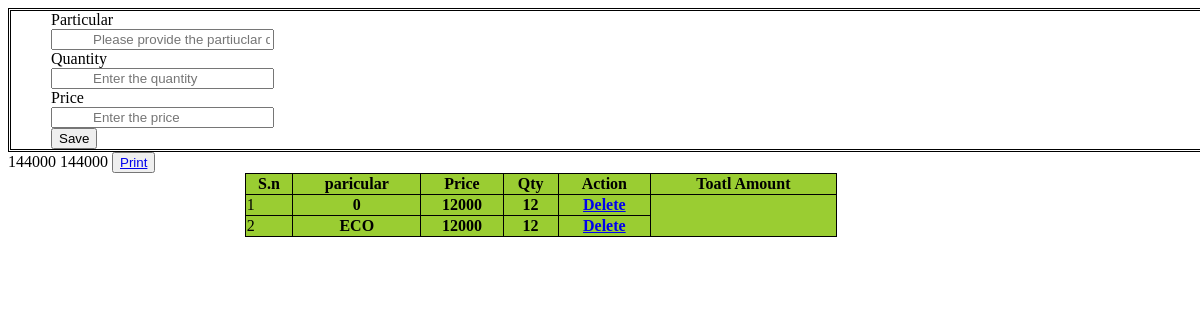
Page /Frontend/f_particular_add.php?sid=5 on the committed database.
### tables this page shows
CREATE TABLE `particular` (
  `id` int(200) NOT NULL,
  `invoice_no` int(200) DEFAULT NULL,
  `paticular` varchar(200) NOT NULL,
  `qty` int(200) NOT NULL,
  `price` int(200) NOT NULL
);

### Frontend/f_particular_add.php (the view, shortened to what this page needs)
<?php
include('../connect.php');
if (isset($_GET['sid'])) {
    $id = $_GET['sid'];
}
?>
<!DOCTYPE html>
<html lang="en">
<head>
    <link rel="stylesheet" type="text/css" href="../css/add_particular.css" >
</head>
<body>
    <form action="#" method="POST">
        <div class="particular_add">
            <label for="paticular">Particular </label>
            <input type="text" placeholder="Please provide the partiuclar data" name="paticular">
            <label for="qty"> Quantity </label>
            <input type="number" placeholder="Enter the quantity" name="qty">
            <label for="price">Price</label>
            <input type="number" placeholder="Enter the price " name="price">
            <button tpe="submit" name="Add" value="Add">Save</button>
        </div>
    </form>
    <?php
                $sql = "SELECT * FROM  particular WHERE id='$id' ";
                $result = $con->query($sql);
                ?>
        <table width="50%">
            <tr>
                <th>S.n</th>
                <th>paricular</th>
                <th>Price</th>
                <th>Qty</th>
                <th>Action</th>
                <th>Toatl Amount</th>
            </tr>
            <?php
            $i = 0;
            while ($row = mysqli_fetch_array($result)) {
            ?>
                <tr>
                    <td><?php echo  $i + 1;  ?></td>
                    <th><?php
                        if ($row) {
                            echo $row['paticular'];
                        } else {
                            echo 'no data found';
                        }
                        ?></th>
                    <th><?php if ($row) {
                            echo $row['price'];
                        } else {
                            echo 'No data found';
                        }
                        ?></th>
                    <th><?php if ($row) {
                            echo $row['qty'];
                        } else {
                            echo 'NO data found';
                        }
                        ?>
                    </th>
                    <th><span><a href="f_particular_delete.php ?deleteid=<?php echo $row['invoice_no']; ?>">Delete</a> </span></th>
                </tr>
            <?php
                $i++;
            }
            ?>
            <button> <span><a href="f_bill.php ?id=<?php echo $id; ?>">Print</a> </span></button>
        </table>
</body>
</html>

### css/add_particular.css (style rules this page uses)
.particular_add { border-style:double; }
.particular_add,input { padding-left: 40px; }
.particular_add,label { display: inline-block; width: 1160px; }
table { background-color: yellowgreen; margin-left: 20%; }

### Frontend/f_particular_add.php (style rules this page uses)
table, th, td { border: 1px solid black; border-collapse: collapse; }

### rows in the picture
particular: paticular "0", price "12000", qty "12"
particular: paticular "ECO", price "12000", qty "12"
